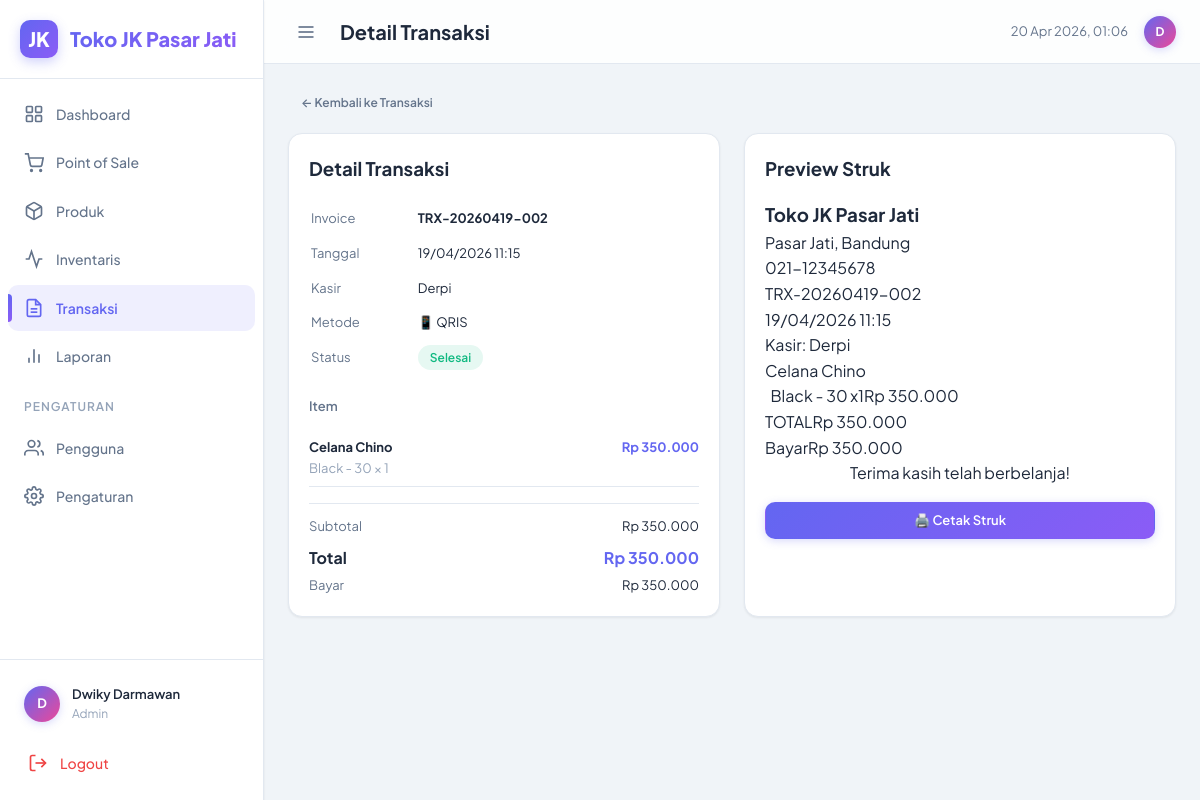
The page /index.php?page=transaction-detail&id=2 (signed in) on the database its author committed.
### tables this page shows
CREATE TABLE IF NOT EXISTS transactions (
    id INT AUTO_INCREMENT PRIMARY KEY,
    invoice_number VARCHAR(50) NOT NULL UNIQUE,
    user_id INT NOT NULL,
    subtotal DECIMAL(12,2) NOT NULL DEFAULT 0,
    discount_type ENUM('percent','nominal') DEFAULT NULL,
    discount_value DECIMAL(12,2) DEFAULT 0,
    discount_amount DECIMAL(12,2) DEFAULT 0,
    total DECIMAL(12,2) NOT NULL DEFAULT 0,
    payment_method ENUM('cash','qris','transfer') NOT NULL DEFAULT 'cash',
    payment_amount DECIMAL(12,2) NOT NULL DEFAULT 0,
    change_amount DECIMAL(12,2) NOT NULL DEFAULT 0,
    status ENUM('completed','voided') NOT NULL DEFAULT 'completed',
    created_at TIMESTAMP DEFAULT CURRENT_TIMESTAMP,
    FOREIGN KEY (user_id) REFERENCES users(id)
);

CREATE TABLE IF NOT EXISTS users (
    id INT AUTO_INCREMENT PRIMARY KEY,
    name VARCHAR(100) NOT NULL,
    username VARCHAR(50) NOT NULL UNIQUE,
    password VARCHAR(255) NOT NULL,
    role ENUM('admin','kasir') NOT NULL DEFAULT 'kasir',
    status ENUM('active','inactive') NOT NULL DEFAULT 'active',
    avatar VARCHAR(255) DEFAULT NULL,
    created_at TIMESTAMP DEFAULT CURRENT_TIMESTAMP,
    updated_at TIMESTAMP DEFAULT CURRENT_TIMESTAMP ON UPDATE CURRENT_TIMESTAMP
);

CREATE TABLE IF NOT EXISTS transaction_items (
    id INT AUTO_INCREMENT PRIMARY KEY,
    transaction_id INT NOT NULL,
    variant_id INT NOT NULL,
    product_name VARCHAR(200) NOT NULL,
    variant_info VARCHAR(100) NOT NULL,
    price DECIMAL(12,2) NOT NULL,
    cost_price DECIMAL(12,2) NOT NULL DEFAULT 0,
    quantity INT NOT NULL DEFAULT 1,
    subtotal DECIMAL(12,2) NOT NULL,
    FOREIGN KEY (transaction_id) REFERENCES transactions(id) ON DELETE CASCADE,
    FOREIGN KEY (variant_id) REFERENCES product_variants(id)
);

### config.php (called while the page is built, shortened)
<?php
function formatRupiah($amount) {
    return 'Rp ' . number_format($amount, 0, ',', '.');
}

### views/pages/transaction_detail.php (the view, shortened to what this page needs)
<?php
$db = getDB();
$id = (int)($_GET['id'] ?? 0);
$tx = $db->prepare("SELECT t.*, u.name as cashier FROM transactions t JOIN users u ON t.user_id = u.id WHERE t.id = ?");
$tx->execute([$id]);
$transaction = $tx->fetch();
$items = $db->prepare("SELECT * FROM transaction_items WHERE transaction_id = ?");
$items->execute([$id]);
$txItems = $items->fetchAll();
$settings = [];
$sStmt = $db->query("SELECT setting_key, setting_value FROM settings");
foreach ($sStmt->fetchAll() as $s) $settings[$s['setting_key']] = $s['setting_value'];
$methods = ['cash'=>'💵 Tunai','qris'=>'📱 QRIS','transfer'=>'🏦 Transfer'];
?>
<div style="margin-bottom:var(--sp-4);">
    <a href="<?= APP_URL ?>/index.php?page=transactions" class="btn btn-ghost btn-sm">← Kembali ke Transaksi</a>
</div>
<div style="display:grid;grid-template-columns:1fr 1fr;gap:var(--sp-6);max-width:900px;">
    <div class="card">
        <h3 style="font-weight:700;margin-bottom:var(--sp-4);">Detail Transaksi</h3>
        <table style="width:100%;font-size:var(--fs-sm);">
            <tr><td class="text-secondary" style="padding:6px 0;">Invoice</td><td class="font-bold"><?= $transaction['invoice_number'] ?></td></tr>
            <tr><td class="text-secondary" style="padding:6px 0;">Tanggal</td><td><?= date('d/m/Y H:i', strtotime($transaction['created_at'])) ?></td></tr>
            <tr><td class="text-secondary" style="padding:6px 0;">Kasir</td><td><?= htmlspecialchars($transaction['cashier']) ?></td></tr>
            <tr><td class="text-secondary" style="padding:6px 0;">Metode</td><td><?= $methods[$transaction['payment_method']] ?? $transaction['payment_method'] ?></td></tr>
            <tr><td class="text-secondary" style="padding:6px 0;">Status</td><td><?= $transaction['status']==='voided'?'<span class="badge badge-danger">Void</span>':'<span class="badge badge-success">Selesai</span>' ?></td></tr>
        </table>
        <div style="margin-top:var(--sp-5);">
            <h4 style="font-size:var(--fs-sm);font-weight:600;margin-bottom:var(--sp-3);color:var(--text-secondary);">Item</h4>
            <?php foreach ($txItems as $item): ?>
            <div style="display:flex;justify-content:space-between;padding:var(--sp-2) 0;border-bottom:1px solid var(--border);font-size:var(--fs-sm);">
                <div>
                    <div class="font-bold"><?= htmlspecialchars($item['product_name']) ?></div>
                    <div class="text-muted"><?= $item['variant_info'] ?> × <?= $item['quantity'] ?></div>
                </div>
                <div class="font-bold text-accent"><?= formatRupiah($item['subtotal']) ?></div>
            </div>
            <?php endforeach; ?>
        </div>
        <div style="margin-top:var(--sp-4);padding-top:var(--sp-3);border-top:1px solid var(--border);">
            <div style="display:flex;justify-content:space-between;font-size:var(--fs-sm);margin-bottom:4px;"><span class="text-secondary">Subtotal</span><span><?= formatRupiah($transaction['subtotal']) ?></span></div>
            <div style="display:flex;justify-content:space-between;font-weight:700;font-size:var(--fs-md);margin-top:var(--sp-2);"><span>Total</span><span class="text-accent"><?= formatRupiah($transaction['total']) ?></span></div>
            <div style="display:flex;justify-content:space-between;font-size:var(--fs-sm);margin-top:4px;"><span class="text-secondary">Bayar</span><span><?= formatRupiah($transaction['payment_amount']) ?></span></div>
        </div>
    </div>
    <div class="card">
        <h3 style="font-weight:700;margin-bottom:var(--sp-4);">Preview Struk</h3>
        <div class="receipt" id="receiptContent">
            <div class="receipt-header">
                <h3><?= $settings['store_name'] ?? 'FASHIONHUB' ?></h3>
                <p><?= $settings['store_address'] ?? '' ?></p>
                <p><?= $settings['store_phone'] ?? '' ?></p>
            </div>
            <p><?= $transaction['invoice_number'] ?><br><?= date('d/m/Y H:i', strtotime($transaction['created_at'])) ?><br>Kasir: <?= htmlspecialchars($transaction['cashier']) ?></p>
            <?php foreach ($txItems as $item): ?>
            <div><?= $item['product_name'] ?></div>
            <div class="receipt-item"><span>&nbsp; <?= $item['variant_info'] ?> x<?= $item['quantity'] ?></span><span>Rp <?= number_format($item['subtotal'],0,',','.') ?></span></div>
            <?php endforeach; ?>
            <div class="receipt-item receipt-total"><span>TOTAL</span><span>Rp <?= number_format($transaction['total'],0,',','.') ?></span></div>
            <div class="receipt-item"><span>Bayar</span><span>Rp <?= number_format($transaction['payment_amount'],0,',','.') ?></span></div>
            <p style="text-align:center;"><?= $settings['receipt_footer'] ?? 'Terima kasih!' ?></p>
        </div>
        <button class="btn btn-primary mt-4 w-full" onclick="printReceipt()">🖨️ Cetak Struk</button>
    </div>
</div>

### assets/css/app.css (style rules this page uses)
:root { --bg-base: #F0F4F8; --bg-surface: #FFFFFF; --bg-card: #FFFFFF; --bg-elevated: #FFFFFF; --bg-hover: #F0F4F8; --bg-input: #F5F7FA; --border: #E2E8F0; --border-active: #CBD5E1; --text-primary: #1E293B; --text-secondary: #64748B; --text-muted: #94A3B8; --accent: #6366F1; --accent-hover: #4F46E5; --accent-muted: rgba(99,102,241,0.10); --accent-text: #FFFFFF; --accent-light: #EEF2FF; --secondary: #F97316; --secondary-muted: rgba(249,115,22,0.10); --success: #10B981; --success-muted: rgba(16,185,129,0.10); --warning: #F59E0B; --warning-muted: rgba(245,158,11,0.10); --danger: #EF4444; --danger-muted: rgba(239,68,68,0.10); --info: #3B82F6; --info-muted: rgba(59,130,246,0.10); --font: 'Plus Jakarta Sans', -apple-system, BlinkMacSystemFont, sans-serif; --fs-xs: 0.75rem; --fs-sm: 0.8125rem; --fs-base: 0.875rem; --fs-md: 1rem; --fs-lg: 1.25rem; --fs-xl: 1.5rem; --fs-2xl: 2rem; --fs-3xl: 2.5rem; --sp-1: 0.25rem; --sp-2: 0.5rem; --sp-3: 0.75rem; --sp-4: 1rem; --sp-5: 1.25rem; --sp-6: 1.5rem; --sp-8: 2rem; --sp-10: 2.5rem; --sp-12: 3rem; --radius-sm: 6px; --radius-md: 10px; --radius-lg: 14px; --radius-xl: 20px; --radius-full: 9999px; --sidebar-w: 264px; --sidebar-collapsed: 72px; --header-h: 64px; --shadow-sm: 0 1px 3px rgba(0,0,0,0.04), 0 1px 2px rgba(0,0,0,0.06); --shadow-md: 0 4px 6px -1px rgba(0,0,0,0.05), 0 2px 4px -2px rgba(0,0,0,0.05); --shadow-lg: 0 10px 25px -3px rgba(0,0,0,0.08), 0 4px 6px -4px rgba(0,0,0,0.05); --shadow-xl: 0 20px 50px -12px rgba(0,0,0,0.12); --shadow-glow: 0 0 24px rgba(99,102,241,0.12); --shadow-card: 0 1px 3px rgba(0,0,0,0.04), 0 1px 2px rgba(0,0,0,0.03); --ease: cubic-bezier(0.4,0,0.2,1); --ease-spring: cubic-bezier(0.34,1.56,0.64,1); --dur-fast: 150ms; --dur: 250ms; --dur-slow: 400ms; }
*, *::before, *::after { box-sizing: border-box; margin: 0; padding: 0; }
html { font-size: 16px; scroll-behavior: smooth; }
body { font-family: var(--font); background: var(--bg-base); color: var(--text-primary); line-height: 1.6; -webkit-font-smoothing: antialiased; -moz-osx-font-smoothing: grayscale; overflow-x: hidden; }
a { color: var(--accent); text-decoration: none; transition: color var(--dur-fast) var(--ease); }
input, select, textarea, button { font-family: inherit; font-size: inherit; }
.card { background: var(--bg-card); border: 1px solid var(--border); border-radius: var(--radius-lg); padding: var(--sp-5); transition: all var(--dur) var(--ease); box-shadow: var(--shadow-card); }
.btn { display: inline-flex; align-items: center; justify-content: center; gap: var(--sp-2); padding: var(--sp-2) var(--sp-4); border-radius: var(--radius-md); font-weight: 600; font-size: var(--fs-sm); cursor: pointer; border: 1px solid transparent; transition: all var(--dur-fast) var(--ease); white-space: nowrap; text-decoration: none; line-height: 1.5; }
.btn-primary { background: linear-gradient(135deg, var(--accent), #8B5CF6); color: #FFFFFF; border-color: transparent; box-shadow: 0 2px 8px rgba(99,102,241,0.25); }
.btn-ghost { background: transparent; color: var(--text-secondary); border-color: transparent; }
.btn-sm { padding: var(--sp-1) var(--sp-3); font-size: var(--fs-xs); }
.badge { display: inline-flex; align-items: center; gap: var(--sp-1); padding: 3px var(--sp-3); border-radius: var(--radius-full); font-size: var(--fs-xs); font-weight: 600; white-space: nowrap; }
.badge-success { background: var(--success-muted); color: var(--success); }
.font-bold { font-weight: 700; }
.text-secondary { color: var(--text-secondary); }
.text-muted { color: var(--text-muted); }
.text-accent { color: var(--accent); }
.mt-4 { margin-top: var(--sp-4); }
.w-full { width: 100%; }

### rows shown on the page
transactions: invoice_number "TRX-20260419-002", created_at "19/04/2026 11:15", user.name "Derpi", payment_method "📱 QRIS", subtotal "Rp 350.000", total "Rp 350.000", payment_amount "Rp 350.000", total "350.000", payment_amount "350.000"
transaction_items: product_name "Celana Chino", variant_info "Black - 30", quantity "1", subtotal "Rp 350.000", subtotal "350.000"

### other values the page prints
substr($user['name'], 0, 1) "D"
$user['name'] "Dwiky Darmawan"
$user['role'] "Admin"
$pageTitle "Detail Transaksi"
$settings['store_name'] "Toko JK Pasar Jati"
$settings['store_address'] "Pasar Jati, Bandung"
$settings['store_phone'] "021-12345678"
$settings['receipt_footer'] "Terima kasih telah berbelanja!"
